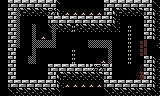

Rendered tile map (Tiled .tmx) drawn with the repository's tilesets; below, a short description and the full map source, tile grids included:
An orthogonal 40x12 tile map with 4x8 px tiles, 1 tile layer (Tile Layer 1).

<map version="1.8" tiledversion="1.8.4" orientation="orthogonal" renderorder="right-down" width="40" height="12" tilewidth="4" tileheight="8" infinite="0" nextlayerid="2" nextobjectid="1">
 <editorsettings>
  <export target="level5_map.mapw1.csv" format="csv" />
 </editorsettings>
 <tileset firstgid="1" source="game_tileset.tsx" />
 <layer id="1" name="Tile Layer 1" width="40" height="12">
  <data encoding="csv">
1,1,17,18,17,18,17,18,17,18,17,18,17,18,11,20,20,20,20,20,20,20,20,20,20,20,17,18,17,18,17,18,17,18,17,18,17,18,13,14,
1,1,17,18,63,4,5,6,5,6,5,6,51,52,7,8,43,44,43,44,43,44,43,44,43,44,17,18,3,4,5,6,5,6,5,6,17,18,7,8,
1,1,17,18,63,1,1,1,1,1,1,1,17,18,17,18,17,18,17,18,17,18,17,18,17,18,17,18,7,8,1,1,1,1,1,1,17,18,7,8,
1,1,17,18,63,1,1,1,63,1,1,1,9,63,5,6,5,6,64,6,5,6,5,6,5,6,5,6,9,10,1,1,64,1,1,1,17,18,7,8,
1,1,17,18,63,1,1,1,63,1,43,44,1,63,1,1,1,1,1,1,1,1,1,1,1,1,1,1,1,1,1,1,64,1,1,1,17,18,7,8,
1,1,17,18,63,1,1,1,63,63,63,63,63,63,1,1,1,1,1,1,1,1,63,63,63,63,63,63,1,1,1,1,64,1,1,55,49,95,1,8,
1,1,17,18,1,1,1,1,63,1,1,1,1,1,1,1,1,1,64,1,1,1,1,1,1,1,1,63,1,1,1,1,64,1,1,55,49,95,1,1,
1,1,17,18,1,1,1,63,63,1,1,1,1,1,1,1,1,1,64,1,1,1,1,1,1,43,44,63,1,1,1,1,64,1,1,1,17,18,7,8,
1,1,17,18,1,1,1,1,1,1,1,1,17,18,17,18,17,18,17,18,17,18,18,52,51,52,17,18,1,1,1,1,1,1,1,50,17,18,7,8,
1,1,17,18,1,1,1,1,1,1,1,1,17,18,3,4,5,6,5,6,5,6,5,6,5,6,17,18,1,1,1,1,1,1,50,147,17,18,7,8,
1,1,17,18,17,18,17,18,17,18,17,18,17,18,7,8,43,44,43,44,43,44,43,44,43,44,17,18,17,18,17,18,17,18,17,18,17,18,7,8,
1,1,11,12,5,6,5,6,5,6,5,6,5,6,9,20,20,20,20,20,20,20,20,20,20,20,11,12,5,6,5,6,5,6,5,6,5,6,9,10
</data>
 </layer>
</map>
